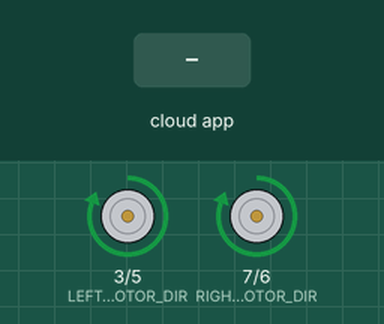
This sketch was run on a simulated Arduino Uno, built with avr-gcc and run on an emulated ATmega328P. Parts: direction and speed pins drawn as motors (green arrow = direction pin HIGH = forward, orange = LOW = backward, longer = more drive). The inputs (shaded band) are chosen by the test bench. The ROS host is connected and sends only what is stated.

Above: at 1.2 s.
1.3 s: the phone or cloud app sets command to left
At 2.5 s:
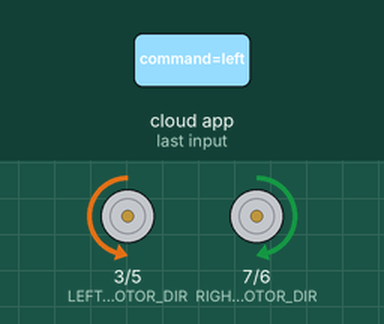
At 9.1 s:
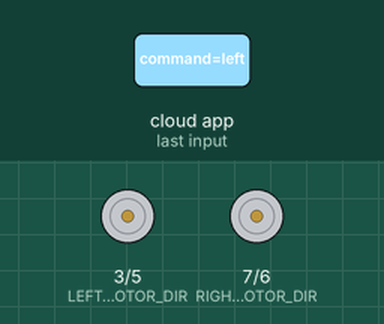
Timing chart, 0 to 19.8 s (numbered marks = the images above; inputs shaded):
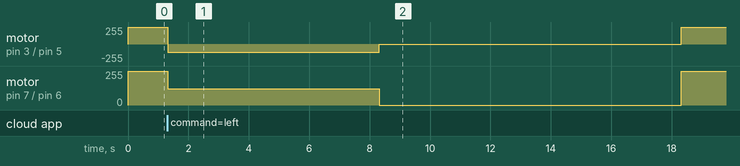

The sketch:

sketch_jan23a.ino
```cpp
#include <ros.h>
#include <std_msgs/String.h>

const int LEFT_MOTOR_PWM = 5;
const int LEFT_MOTOR_DIR = 3;
const int RIGHT_MOTOR_PWM = 6;
const int RIGHT_MOTOR_DIR = 7;

// Parameters
const int MAX_PWM = 255;        // Maximum PWM value
const float MAX_LINEAR_VEL = 1.0;  // Max linear velocity in m/s
const float MAX_ANGULAR_VEL = 1.0; // Max angular velocity in rad/s
const float WHEEL_BASE = 0.95;      // Distance between wheels in meters

// ROS NodeHandle
ros::NodeHandle nh;

// Current command
String current_command = "";

void commandCallback(const std_msgs::String& msg)
{
  current_command = msg.data;  // Directly assign data to current_command
}

// ROS Subscriber
ros::Subscriber<std_msgs::String> command_sub("command", commandCallback);


// Function to compute PWM and direction
void computeMotorCommands(float linear, float angular, int& left_pwm, int& right_pwm, int& left_dir, int& right_dir)
{
  float left_speed = linear - (angular * WHEEL_BASE / 2.0);
  float right_speed = linear + (angular * WHEEL_BASE / 2.0);

  // Normalize speeds to PWM values
  left_pwm = constrain(abs(left_speed) / MAX_LINEAR_VEL * MAX_PWM, 0, MAX_PWM);
  right_pwm = constrain(abs(right_speed) / MAX_LINEAR_VEL * MAX_PWM, 0, MAX_PWM);

  // Determine directions
  left_dir = left_speed >= 0 ? HIGH : LOW;
  right_dir = right_speed >= 0 ? HIGH : LOW;
}


// Function to control the motors
void controlMotors(int left_pwm, int left_dir, int right_pwm, int right_dir)
{
  digitalWrite(LEFT_MOTOR_DIR, left_dir);
  analogWrite(LEFT_MOTOR_PWM, left_pwm);

  digitalWrite(RIGHT_MOTOR_DIR, right_dir);
  analogWrite(RIGHT_MOTOR_PWM, right_pwm);
}


void turnLeft()
{
  int left_pwm, right_pwm, left_dir, right_dir;
  computeMotorCommands(0, MAX_ANGULAR_VEL, left_pwm, right_pwm, left_dir, right_dir); // Calculate for turning left
  controlMotors(left_pwm, left_dir, right_pwm, right_dir);
  delay(7000);  // Turn for 7 seconds
  controlMotors(0, LOW, 0, LOW);  // Stop motors
  delay(10000);  // Pause for 10 seconds
}


void turnRight()
{
  int left_pwm, right_pwm, left_dir, right_dir;
  computeMotorCommands(0, -MAX_ANGULAR_VEL, left_pwm, right_pwm, left_dir, right_dir); // Calculate for turning right
  controlMotors(left_pwm, left_dir, right_pwm, right_dir);
  delay(7000);  // Turn for 7 seconds
  controlMotors(0, LOW, 0, LOW);  // Stop motors
  delay(10000);  // Pause for 10 seconds
}


void moveStraight()
{
  int left_pwm, right_pwm, left_dir, right_dir;
  computeMotorCommands(MAX_LINEAR_VEL, 0, left_pwm, right_pwm, left_dir, right_dir); // Calculate for moving straight
  controlMotors(left_pwm, left_dir, right_pwm, right_dir);
}


void stopMotors()
{
  controlMotors(0, LOW, 0, LOW);  // Stop all motors
}


void setup()
{
  // Initialize motor driver pins
  pinMode(LEFT_MOTOR_PWM, OUTPUT);
  pinMode(LEFT_MOTOR_DIR, OUTPUT);
  pinMode(RIGHT_MOTOR_PWM, OUTPUT);
  pinMode(RIGHT_MOTOR_DIR, OUTPUT);

  // Initialize ROS node
  nh.initNode();
  nh.subscribe(command_sub);
}


void loop()
{
  // Always move straight by default
  moveStraight();

  if (current_command == "left")
  {
    turnLeft();
    current_command = "";  // Reset command after execution
  }
  else if (current_command == "right")
  {
    turnRight();
    current_command = "";
  }
  else if (current_command == "orange_cone_detected")
  {
    stopMotors();
    current_command = "";
  }

  // Spin ROS node
  nh.spinOnce();

  delay(10);
}
```

Measured:
- after the input at 1.3 s, motor on pin 3 (LEFT_MOTOR_DIR) / pin 5 (LEFT_MOTOR_PWM): forward 255/255 → backward 121/255 at once, → stopped 7.0 s later, → forward 255/255 10.0 s later; motor on pin 7 (RIGHT_MOTOR_DIR) / pin 6 (RIGHT_MOTOR_PWM): forward 255/255 → forward 121/255 at once, → stopped 7.0 s later, → forward 255/255 10.0 s later
